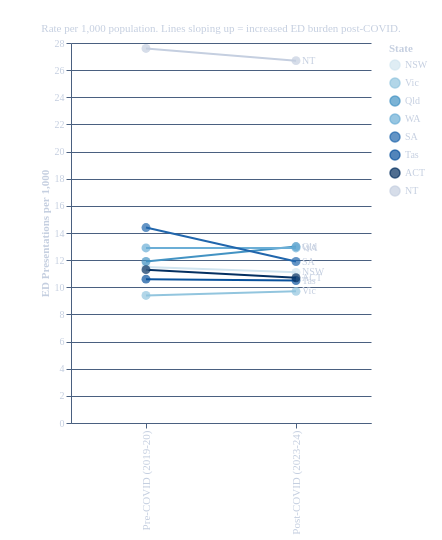

This figure's Vega-Lite source:
### Vega-Lite specification from a JSON file in a GitHub repository (floating-point values rounded to 4 significant figures)
{"$schema": "https://vega.github.io/schema/vega-lite/v6.json", "title": {"text": "ED Mental Health Presentation Rates: Pre vs Post COVID by State", "fontSize": 15, "fontWeight": "bold", "font": "Times New Roman", "anchor": "middle", "color": "#ffffff", "subtitle": "Rate per 1,000 population. Lines sloping up = increased ED burden post-COVID.", "subtitleColor": "#c5cfe0", "subtitleFont": "Times New Roman", "subtitleFontSize": 11}, "width": 300, "height": 380, "background": "transparent", "data": {"values": [{"state": "NSW", "period": "Pre-COVID (2019-20)", "rate": 11.5, "sort_order": 1}, {"state": "NSW", "period": "Post-COVID (2023-24)", "rate": 11.1, "sort_order": 2}, {"state": "Vic", "period": "Pre-COVID (2019-20)", "rate": 9.4, "sort_order": 1}, {"state": "Vic", "period": "Post-COVID (2023-24)", "rate": 9.7, "sort_order": 2}, {"state": "Qld", "period": "Pre-COVID (2019-20)", "rate": 11.9, "sort_order": 1}, {"state": "Qld", "period": "Post-COVID (2023-24)", "rate": 13.0, "sort_order": 2}, {"state": "WA", "period": "Pre-COVID (2019-20)", "rate": 12.9, "sort_order": 1}, {"state": "WA", "period": "Post-COVID (2023-24)", "rate": 12.9, "sort_order": 2}, {"state": "SA", "period": "Pre-COVID (2019-20)", "rate": 14.4, "sort_order": 1}, {"state": "SA", "period": "Post-COVID (2023-24)", "rate": 11.9, "sort_order": 2}, {"state": "Tas", "period": "Pre-COVID (2019-20)", "rate": 10.6, "sort_order": 1}, {"state": "Tas", "period": "Post-COVID (2023-24)", "rate": 10.5, "sort_order": 2}, {"state": "ACT", "period": "Pre-COVID (2019-20)", "rate": 11.3, "sort_order": 1}, {"state": "ACT", "period": "Post-COVID (2023-24)", "rate": 10.7, "sort_order": 2}, {"state": "NT", "period": "Pre-COVID (2019-20)", "rate": 27.6, "sort_order": 1}, {"state": "NT", "period": "Post-COVID (2023-24)", "rate": 26.7, "sort_order": 2}]}, "layer": [{"mark": {"type": "line", "strokeWidth": 2}, "encoding": {"x": {"field": "period", "type": "ordinal", "sort": ["Pre-COVID (2019-20)", "Post-COVID (2023-24)"], "title": null, "axis": {"labelColor": "#c5cfe0", "titleColor": "#c5cfe0", "gridColor": "#4a6080", "tickColor": "#4a6080", "domainColor": "#4a6080", "labelFont": "Times New Roman", "titleFont": "Times New Roman", "labelFontSize": 11}}, "y": {"field": "rate", "type": "quantitative", "title": "ED Presentations per 1,000", "axis": {"labelColor": "#c5cfe0", "titleColor": "#c5cfe0", "gridColor": "#4a6080", "tickColor": "#4a6080", "domainColor": "#4a6080", "labelFont": "Times New Roman", "titleFont": "Times New Roman"}}, "color": {"field": "state", "type": "nominal", "scale": {"domain": ["NSW", "Vic", "Qld", "WA", "SA", "Tas", "ACT", "NT"], "range": ["#d1e5f0", "#92c5de", "#4393c3", "#6baed6", "#2166ac", "#08519c", "#053061", "#c5cfe0"]}, "legend": {"titleFont": "Times New Roman", "labelFont": "Times New Roman", "titleColor": "#c5cfe0", "labelColor": "#c5cfe0", "title": "State"}}, "detail": {"field": "state", "type": "nominal"}, "tooltip": [{"field": "state", "type": "nominal", "title": "State"}, {"field": "period", "type": "ordinal", "title": "Period"}, {"field": "rate", "type": "quantitative", "title": "ED Rate per 1,000"}]}}, {"mark": {"type": "point", "filled": true, "size": 80}, "encoding": {"x": {"field": "period", "type": "ordinal", "sort": ["Pre-COVID (2019-20)", "Post-COVID (2023-24)"]}, "y": {"field": "rate", "type": "quantitative"}, "color": {"field": "state", "type": "nominal", "scale": {"domain": ["NSW", "Vic", "Qld", "WA", "SA", "Tas", "ACT", "NT"], "range": ["#d1e5f0", "#92c5de", "#4393c3", "#6baed6", "#2166ac", "#08519c", "#053061", "#c5cfe0"]}}}}, {"mark": {"type": "text", "align": "left", "dx": 6, "font": "Times New Roman", "fontSize": 10}, "transform": [{"filter": "datum.period === 'Post-COVID (2023-24)'"}], "encoding": {"x": {"field": "period", "type": "ordinal", "sort": ["Pre-COVID (2019-20)", "Post-COVID (2023-24)"]}, "y": {"field": "rate", "type": "quantitative"}, "text": {"field": "state", "type": "nominal"}, "color": {"value": "#c5cfe0"}}}], "config": {"background": "transparent", "view": {"stroke": null}, "axis": {"labelColor": "#c5cfe0", "titleColor": "#c5cfe0", "gridColor": "#4a6080", "tickColor": "#4a6080", "domainColor": "#4a6080", "labelFont": "Times New Roman", "titleFont": "Times New Roman"}, "legend": {"labelColor": "#c5cfe0", "titleColor": "#c5cfe0", "labelFont": "Times New Roman", "titleFont": "Times New Roman"}, "title": {"color": "#ffffff", "font": "Times New Roman"}}}
